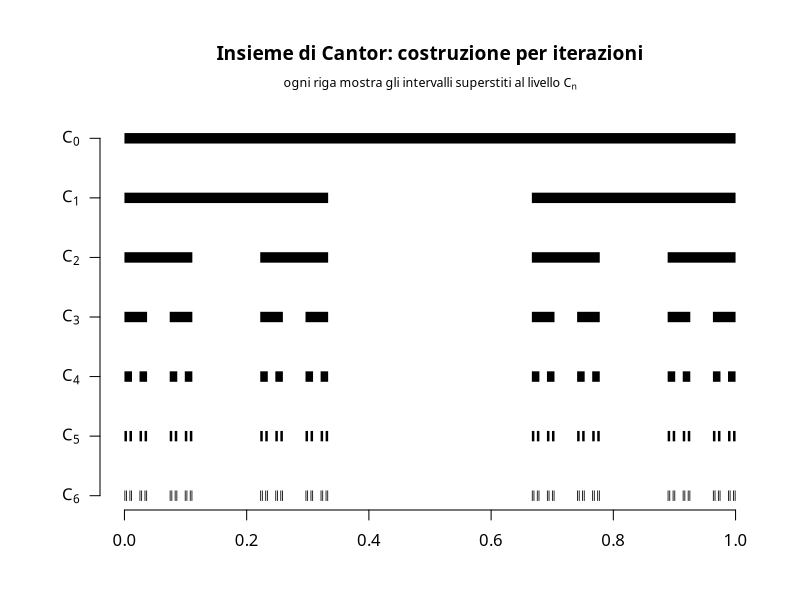

R code for this plot:
# Genera img/misura_cantor.png: le prime iterazioni della costruzione
# dell'insieme di Cantor (teoria_misura.md, §6), una riga per livello.

cantor_intervalli <- function(n) {
    intervalli <- matrix(c(0, 1), ncol = 2)
    for (k in seq_len(n)) {
        nuovi <- matrix(nrow = 0, ncol = 2)
        for (i in seq_len(nrow(intervalli))) {
            a <- intervalli[i, 1]
            b <- intervalli[i, 2]
            terzo <- (b - a) / 3
            nuovi <- rbind(nuovi, c(a, a + terzo), c(b - terzo, b))
        }
        intervalli <- nuovi
    }
    intervalli
}

n_livelli <- 6

# Spectral è il font usato dalla pagina GitHub (geoteo.net/static/style.css);
# richiede il device Cairo per essere referenziato per nome famiglia.
png("img/misura_cantor.png", width = 1400, height = 900, res = 150, type = "cairo")
par(mar = c(4.5, 5, 6.2, 2), family = "Spectral")
plot(NA,
    xlim = c(0, 1), ylim = c(n_livelli, 0),
    xlab = "", ylab = "", yaxt = "n", xaxt = "n", bty = "n"
)
mtext("Insieme di Cantor: costruzione per iterazioni", side = 3, line = 3.0, cex = 1.15, font = 2)
mtext(bquote("ogni riga mostra gli intervalli superstiti al livello" ~ C[n]), side = 3, line = 1.5, cex = 0.75)
axis(1, at = seq(0, 1, 0.2))
etichette <- do.call(expression, lapply(0:n_livelli, function(i) bquote(C[.(i)])))
axis(2, at = 0:n_livelli, labels = etichette, las = 1)

for (livello in 0:n_livelli) {
    ins <- cantor_intervalli(livello)
    segments(ins[, 1], livello, ins[, 2], livello, lwd = 10, lend = 1, col = "black")
}

dev.off()
